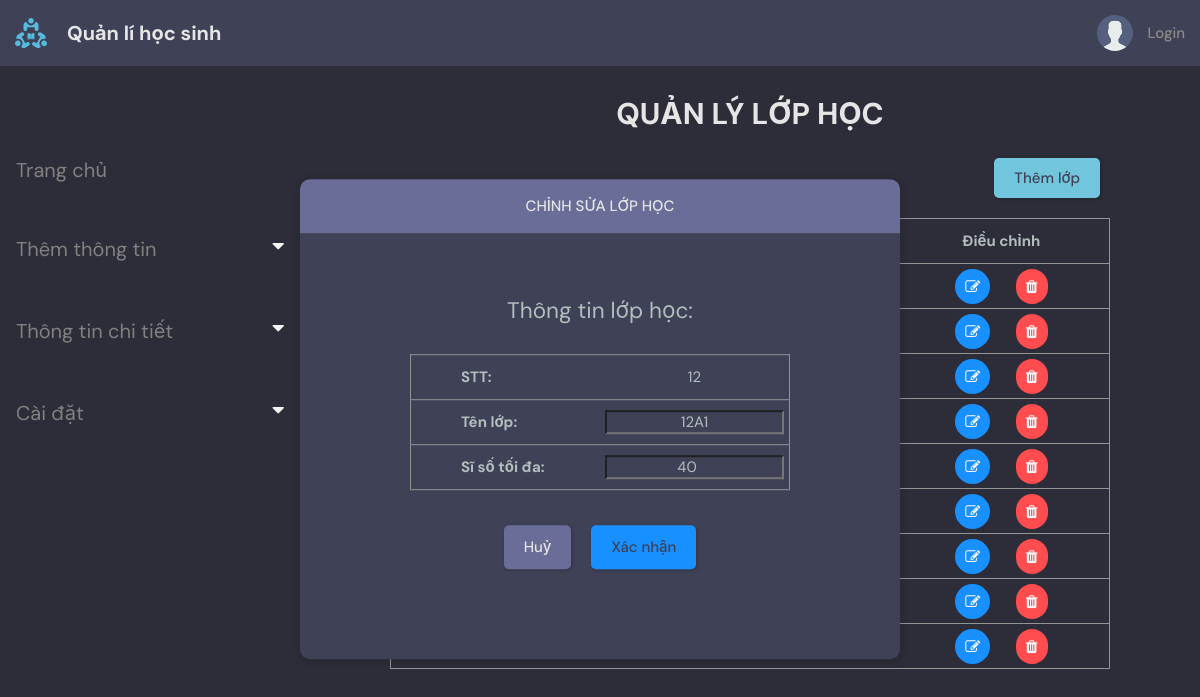
The app's page /class_setting/update/12 with its own data.
### base/models.py (models this page shows, shortened)
class LOPHOC(models.Model):
    TENLOP = models.CharField(max_length=30, null=False)
    SISO = models.IntegerField(null=False, validators=[MinValueValidator(0), MaxValueValidator(1000)])
    NIENKHOA = models.ForeignKey(Age, null=True ,on_delete=models.SET_NULL)

### base/views.py (the view, shortened to what this page needs)
def class_setting_update(request, pk):
    form = SubjectForm()
    classRoom = LOPHOC.objects.get(id=pk)
    classList = LOPHOC.objects.all().values()
    context = {
        'form':form,
        'classRoom':classRoom,
        'classList':classList,
        }
    return render(request, 'base/class_setting_update.html',context)

### base/form.py
class SubjectForm(ModelForm):
    class Meta:
        model = Subject
        fields = '__all__'

### base/templates/base/class_setting_update.html (shortened to what this page needs)
{% extends 'main.html' %}
{% block content %}
<main class="layout">
    <div class="container">
        {% include 'base/topics_component.html' %}
        <div class = "roomList">
            <h1 class="label">Quản lý lớp học</h3>
            <div>
                <div class="row">
                    <button class="btn btn-outline-primary col-lg-11 btn--main" onclick="addClassForm();" disabled>Thêm lớp</button>
                </div>
                <table id="table" class="table table-sm" style="pointer-events: none;">
                    <tr>
                        <th style="width:10%">STT</th>
                        <th style="width:30%">Tên lớp</th>
                        <th style="width:30%">Sĩ số tối đa</th>
                        <th style="width:30%">Điều chỉnh</th>
                    </tr>
                    {% for x in classList %}
                    <tr>
                        <td>{{ x.id }}</td>
                        <td>{{ x.TENLOP }}</td>
                        <td>{{ x.SISO }}</td>
                        <td>
                            <button class="modifyBtn"> <i class="fa fa-edit"> </i> </button>
                            <button class="deleteBtn"> <i class="fa fa-trash"> </i> </button>
                        </td>
                    </tr>
                    {% endfor %}
                </table>
            </div>
            <br>
        </div>
    </div>
    <div class="layout__box form-popup">
        <div class="layout__boxHeader" style="justify-content: center;">
            <div class="layout__boxTitle">
                <h3>Chỉnh sửa lớp học</h3>
            </div>
        </div>
        <div class="layout__body" style="display: flex; justify-content: center; flex-direction: column; padding:30px;">
            <div style="text-align: center; font-size: 1.5em;">Thông tin lớp học:</div>
                <form action="" method="post">
                    <div class="update_container">
                            <table class="table">
                                <tr>
                                    <td class="update_table_header">STT:</td>
                                    <td>{{ classRoom.id }}</td>
                                </tr>
                                <tr>
                                    <td class="update_table_header">Tên lớp:</td>
                                    <td style="justify-content: center;"><input class="updateField" name="TENLOP" type="text" value="{{ classRoom.TENLOP }}"></td>
                                </tr>
                                <tr>
                                    <td class="update_table_header">Sĩ số tối đa:</td>
                                    <td style="justify-content: center;"><input class="updateField" name="SISO" type="number" value="{{ classRoom.SISO }}"></td>
                                </tr>
                            </table>
                    </div>
                    <div style="display: flex; justify-content: center;">
                            <a class="btn btn--dark" href="/class_setting/">Huỷ</a>
                            <button class="btn btn--main" style="background-color:#1890FF !important;" type="submit">Xác nhận</button>
                    </div>
                </form>
        </div>
    </div>
</main>
{% endblock content %}

### static/styles/style.css (style rules this page uses)
:root { --color-main: #71c6dd; --color-main-light: #e1f6fb; --color-dark: #3f4156; --color-dark-medium: #51546e; --color-dark-light: #696d97; --color-light: #e5e5e5; --color-gray: #8b8b8b; --color-light-gray: #b2bdbd; --color-bg: #2d2d39; --color-success: #5dd693; --color-error: #fc4b0b; }
* { font-family: "DM Sans", -apple-system, BlinkMacSystemFont, "Segoe UI", Roboto, Oxygen, Ubuntu, Cantarell, "Open Sans", "Helvetica Neue", sans-serif; margin: 0; padding: 0; box-sizing: border-box; text-rendering: optimizeLegibility; font-size: inherit; }
html { font-size: 56.25%; }
@media only screen and (min-width: 1200px) { html { font-size: 62.5%; } }
body { line-height: 1.6; font-weight: 400; font-size: 1.5rem; color: var(--color-light-gray); background-color: var(--color-bg); min-height: 100vh; }
a { display: inline-block; color: var(--color-main); text-decoration: none; }
.container { max-width: 120rem; width: 100%; margin: auto; }
.btn { background-color: transparent; border: none; display: inline-flex; align-items: center; gap: 1rem; cursor: pointer; transition: all ease-in-out 0.3s; padding: 1rem 2rem; border-radius: 5px; box-shadow: 1px 1px 3px 1px rgba(0, 0, 0, 0.15); font-weight: 500; }
.btn--main { background-color: var(--color-main); color: var(--color-dark); }
.btn--dark { background-color: var(--color-dark-light); color: var(--color-light); }
.layout { margin-top: 2.4rem; }
.layout > .container { display: flex; justify-content: space-between; align-items: flex-start; }
.layout__box { width: 90%; width: 60rem; height: 48rem; position: absolute; top: 50%; left: 50%; transform: translate(-50%, -46%); background-color: var(--color-dark); border-radius: 1rem; box-shadow: 1px 1px 6px 3px rgba(0, 0, 0, 0.1); overflow: hidden; }
table, td, th { border: 0px solid black; }
th,td { padding-top: 0px; padding-bottom: 0px; padding-left: 0px; padding-right: 0px; text-align: center; }
.layout__boxHeader { display: flex; padding: 1.5rem; background-color: var(--color-dark-light); }
.layout__boxTitle { display: flex; gap: 1.5rem; align-items: center; }
.layout__boxTitle h3 { text-transform: uppercase; font-weight: 500; color: var(--color-light); }
.layout__body { margin: 3rem; }

### base/templates/base/class_setting_update.html (style rules this page uses)
.table { border:1px solid rgb(148, 148, 148); width:100%; border-collapse: collapse; }
h1.label { font-weight: 700; font-size: 2em; color: var(--color-light); text-align: center; text-transform:uppercase; }
.roomList { width:60%; }
tr { height:45px; border-bottom:1px solid rgb(148, 148, 148); position: relative; }
th, td { text-align: center; }
.btn { margin: 10px; background-color: var(--color-main); color: var(--color-dark); }
.row { display: flex; justify-content: flex-end; margin: 10px 0px; }
.modifyBtn { background-color: #1890FF; margin: auto; padding: 10px; border-radius: 20px; border: none; margin-right: 10%; }
.deleteBtn { background-color: #FF4D4F; padding: 10px; border-radius: 20px; border: none; margin: auto; }
i { color: whitesmoke; font-size: 20px; }
.form-popup { display: auto; justify-content: center; }
.update_container { display: flex; flex-wrap: wrap; padding: 25px 50px; }
.update_table_header { text-align: left; padding-left: 50px; width: 50%; font-weight: bold; }
.updateField { background-color: var(--color-dark); color:var(--color-light-gray); height: 100%; width: 95%; text-align: center; }

### records on screen
LOPHOC: id "12", TENLOP "12A1", SISO "40"
